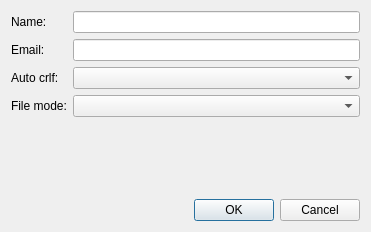
<?xml version="1.0" encoding="UTF-8"?>
<ui version="4.0">
 <class>RepoSettingsDialog</class>
 <widget class="QDialog" name="RepoSettingsDialog">
  <property name="geometry">
   <rect>
    <x>0</x>
    <y>0</y>
    <width>371</width>
    <height>232</height>
   </rect>
  </property>
  <property name="windowTitle">
   <string>Repo settings</string>
  </property>
  <property name="windowIcon">
   <iconset theme="kommit">
    <normaloff>.</normaloff>.</iconset>
  </property>
  <layout class="QVBoxLayout" name="verticalLayout">
   <item>
    <layout class="QFormLayout" name="formLayout">
     <item row="0" column="0">
      <widget class="QLabel" name="label">
       <property name="text">
        <string>Name:</string>
       </property>
      </widget>
     </item>
     <item row="0" column="1">
      <widget class="QLineEdit" name="lineEditUserName"/>
     </item>
     <item row="1" column="0">
      <widget class="QLabel" name="label_2">
       <property name="text">
        <string>Email:</string>
       </property>
      </widget>
     </item>
     <item row="1" column="1">
      <widget class="QLineEdit" name="lineEditUserEmail"/>
     </item>
     <item row="2" column="0">
      <widget class="QLabel" name="label_3">
       <property name="text">
        <string>Auto crlf:</string>
       </property>
      </widget>
     </item>
     <item row="2" column="1">
      <widget class="QComboBox" name="comboBoxAutoCrlf">
       <property name="whatsThis">
        <string>&lt;html&gt;&lt;head/&gt;&lt;body&gt;&lt;p&gt;Change cr/lf or not&lt;/p&gt;&lt;p&gt;&lt;a href=&quot;https://git-scm.com/docs/git-config#Documentation/git-config.txt-coreautocrlf&quot;&gt;&lt;span style=&quot; text-decoration: underline; color:#007af4;&quot;&gt;More informations...&lt;/span&gt;&lt;/a&gt;&lt;/p&gt;&lt;/body&gt;&lt;/html&gt;</string>
       </property>
      </widget>
     </item>
     <item row="3" column="0">
      <widget class="QLabel" name="label_4">
       <property name="text">
        <string>File mode:</string>
       </property>
      </widget>
     </item>
     <item row="3" column="1">
      <widget class="QComboBox" name="comboBoxFileMode">
       <property name="whatsThis">
        <string>&lt;html&gt;&lt;head/&gt;&lt;body&gt;&lt;p&gt;Tells Git if the executable bit of files in the working tree is to be honored. &lt;/p&gt;&lt;p&gt;&lt;a href=&quot;https://git-scm.com/docs/git-config#Documentation/git-config.txt-corefileMode&quot;&gt;&lt;span style=&quot; text-decoration: underline; color:#007af4;&quot;&gt;More informations...&lt;/span&gt;&lt;/a&gt;&lt;/p&gt;&lt;/body&gt;&lt;/html&gt;</string>
       </property>
      </widget>
     </item>
    </layout>
   </item>
   <item>
    <spacer name="verticalSpacer">
     <property name="orientation">
      <enum>Qt::Vertical</enum>
     </property>
     <property name="sizeHint" stdset="0">
      <size>
       <width>20</width>
       <height>84</height>
      </size>
     </property>
    </spacer>
   </item>
   <item>
    <widget class="QDialogButtonBox" name="buttonBox">
     <property name="orientation">
      <enum>Qt::Horizontal</enum>
     </property>
     <property name="standardButtons">
      <set>QDialogButtonBox::Cancel|QDialogButtonBox::Ok</set>
     </property>
    </widget>
   </item>
  </layout>
 </widget>
 <resources/>
 <connections>
  <connection>
   <sender>buttonBox</sender>
   <signal>rejected()</signal>
   <receiver>RepoSettingsDialog</receiver>
   <slot>reject()</slot>
   <hints>
    <hint type="sourcelabel">
     <x>325</x>
     <y>522</y>
    </hint>
    <hint type="destinationlabel">
     <x>286</x>
     <y>274</y>
    </hint>
   </hints>
  </connection>
 </connections>
</ui>
